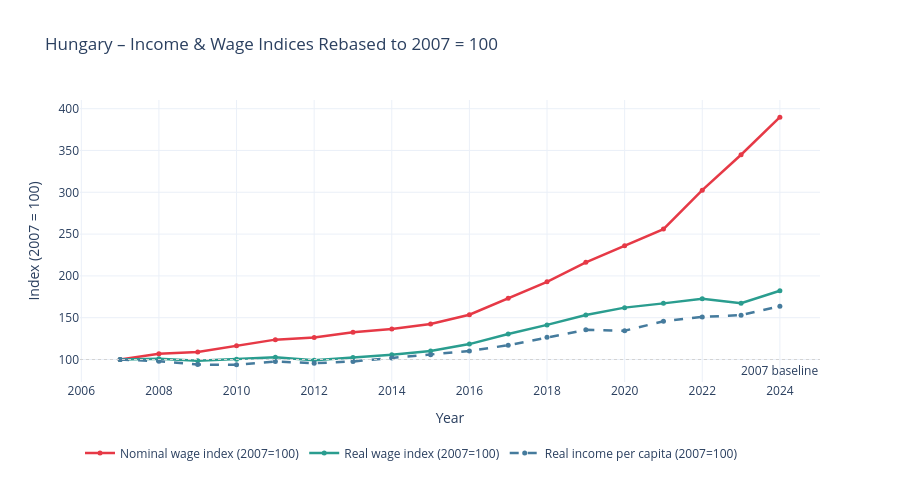

The cell this chart's notebook holds for it:
### Markdown cell above
Nominal wages are the raw number on your payslip in Hungarian forints. They grow whenever employers raise salaries, but they say nothing about what that money can actually buy — if prices rise faster than your salary, you are worse off even though the number went up.
Real wages adjust nominal wages for inflation (using the consumer price index). This tells you whether your purchasing power — what your salary can actually buy in shops — has increased or decreased. When inflation is high, like in Hungary in 2022–2023, real wages can fall even while nominal wages are rising, because prices outrun salary increases. This is exactly the dip you see in Viz 2 around that period.
Real income per capita is broader than real wages. It includes not just employment wages but also pensions, social transfers, welfare benefits, self-employment income, and other household income sources — all adjusted for inflation and divided by the total population (not just workers). It can diverge from real wages because of government policy: for example, pension increases, family subsidies, or minimum wage hikes can push real income per capita up even in years when average real wages stagnate, and vice versa. It also captures the effect of people moving in or out of employment.
In short: nominal wages tell you the number, real wages tell you the purchasing power of workers, and real income per capita tells you the purchasing power of the whole population. For housing affordability, real income per capita is arguably the most honest benchmark, since housing is purchased by households — not just wage earners.

### Code cell
fig = go.Figure()

series = [
    ("nom_wage_2007",    "Nominal wage index (2007=100)",     "#e63946", "solid", 2.5),
    ("real_wage_2007",   "Real wage index (2007=100)",        "#2a9d8f", "solid", 2.5),
    ("real_income_2007", "Real income per capita (2007=100)", "#457b9d", "dash",  2.5),
]

for col, label, color, dash, width in series:
    fig.add_trace(go.Scatter(
        x=df_inc["year"], y=df_inc[col],
        mode="lines+markers",
        name=label,
        line=dict(color=color, width=width, dash=dash),
        marker=dict(size=5),
        hovertemplate="%{x}: %{y:.1f}<extra>" + label + "</extra>",
    ))

fig.add_hline(y=100, line_dash="dot", line_color="lightgrey", line_width=1,
              annotation_text="2007 baseline", annotation_position="bottom right")

fig.update_layout(
    title="Hungary – Income & Wage Indices Rebased to 2007 = 100",
    xaxis_title="Year",
    yaxis_title="Index (2007 = 100)",
    template="plotly_white",
    height=480,
    hovermode="x unified",
    legend=dict(orientation="h", y=-0.2),
)
fig.show()

### Figure 1 — Plotly figure (JSON) as saved in the notebook; plotly's stock layout.template omitted (floating-point values rounded to 4 significant figures)
{"data": [{"hovertemplate": "%{x}: %{y:.1f}<extra>Nominal wage index (2007=100)</extra>", "line": {"color": "#e63946", "dash": "solid", "width": 2.5}, "marker": {"size": 5}, "mode": "lines+markers", "name": "Nominal wage index (2007=100)", "type": "scatter", "x": [2007, 2008, 2009, 2010, 2011, 2012, 2013, 2014, 2015, 2016, 2017, 2018, 2019, 2020, 2021, 2022, 2023, 2024], "y": [100.0, 107.0, 108.9, 116.3, 123.8, 126.4, 132.6, 136.5, 142.4, 153.5, 173.3, 192.9, 216.3, 236.2, 256.0, 302.6, 344.9, 389.8]}, {"hovertemplate": "%{x}: %{y:.1f}<extra>Real wage index (2007=100)</extra>", "line": {"color": "#2a9d8f", "dash": "solid", "width": 2.5}, "marker": {"size": 5}, "mode": "lines+markers", "name": "Real wage index (2007=100)", "type": "scatter", "x": [2007, 2008, 2009, 2010, 2011, 2012, 2013, 2014, 2015, 2016, 2017, 2018, 2019, 2020, 2021, 2022, 2023, 2024], "y": [100.0, 100.8, 98.48, 100.3, 102.8, 99.25, 102.4, 105.6, 110.3, 118.4, 130.6, 141.4, 153.3, 162.1, 167.1, 172.6, 167.3, 182.3]}, {"hovertemplate": "%{x}: %{y:.1f}<extra>Real income per capita (2007=100)</extra>", "line": {"color": "#457b9d", "dash": "dash", "width": 2.5}, "marker": {"size": 5}, "mode": "lines+markers", "name": "Real income per capita (2007=100)", "type": "scatter", "x": [2007, 2008, 2009, 2010, 2011, 2012, 2013, 2014, 2015, 2016, 2017, 2018, 2019, 2020, 2021, 2022, 2023, 2024], "y": [100.0, 97.99, 93.97, 93.71, 97.55, 95.54, 97.64, 101.7, 105.6, 110.2, 117.1, 126.7, 135.5, 134.4, 145.7, 151.0, 153.1, 163.8]}], "layout": {"annotations": [{"showarrow": false, "text": "2007 baseline", "x": 1, "xanchor": "right", "xref": "x domain", "y": 100, "yanchor": "top", "yref": "y"}], "height": 480, "hovermode": "x unified", "legend": {"orientation": "h", "y": -0.2}, "shapes": [{"line": {"color": "lightgrey", "dash": "dot", "width": 1}, "type": "line", "x0": 0, "x1": 1, "xref": "x domain", "y0": 100, "y1": 100, "yref": "y"}], "title": {"text": "Hungary – Income & Wage Indices Rebased to 2007 = 100"}, "xaxis": {"title": {"text": "Year"}}, "yaxis": {"title": {"text": "Index (2007 = 100)"}}}}
